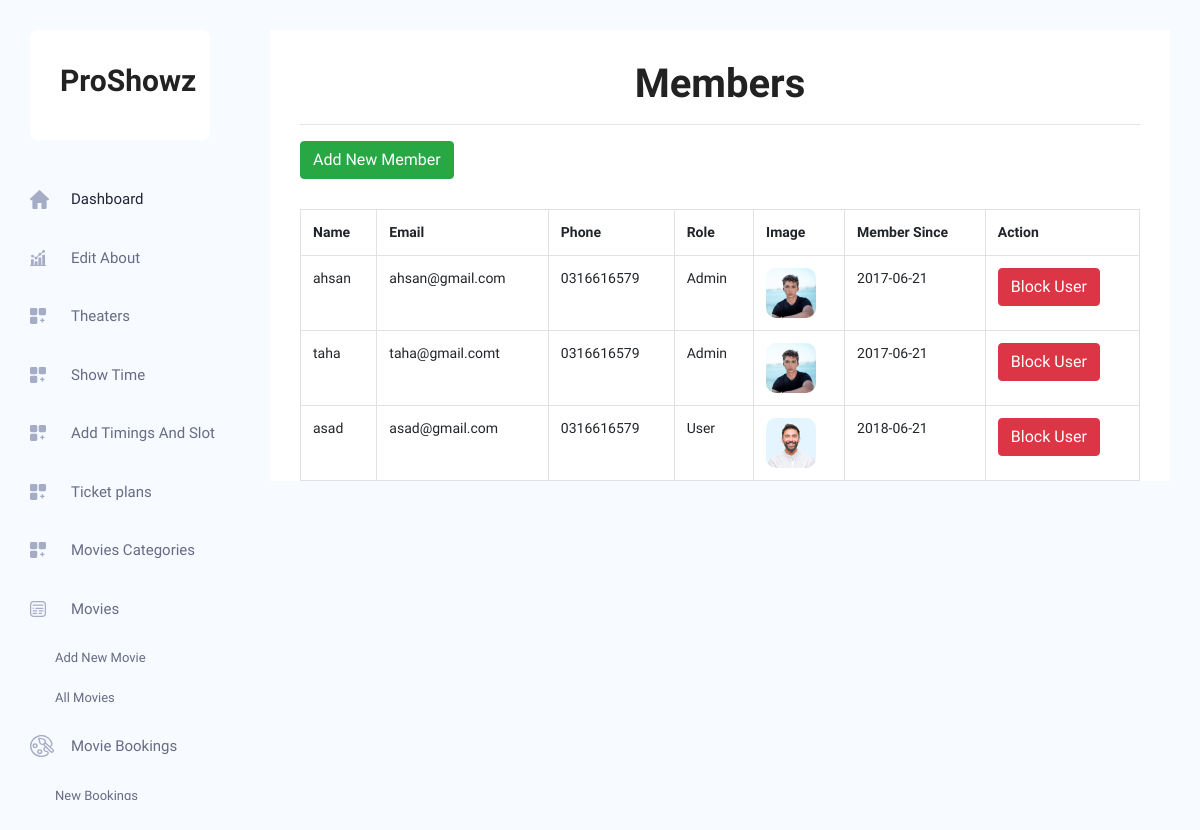
The app's page /all_member.php with its own data.
### tables this page shows
CREATE TABLE `users` (
  `user_id` int(11) NOT NULL,
  `username` varchar(50) NOT NULL,
  `email` varchar(50) NOT NULL,
  `phone` varchar(50) NOT NULL,
  `password` varchar(50) NOT NULL,
  `c_password` varchar(50) NOT NULL,
  `role` int(11) NOT NULL,
  `user_image` varchar(50) NOT NULL,
  `member_since` date NOT NULL,
  `status` varchar(50) NOT NULL
);

### all_member.php (the view, shortened to what this page needs)
<?php
include('header.php');
include('connection.php');
$query=mysqli_query($conn,"SELECT * FROM `users` WHERE `status` = 'active' ");
?>
<body class="crm_body_bg">
<section class="main_content dashboard_part">
        <div class="main_content_iner ">
            <div class="container plr_30 body_white_bg pt_30">
            <div>
            <h1 class="text-center" style="font-size:40px;">Members</h1>
            <hr>
        </div>
<div>
    <a href="add_member.php" class="btn btn-success">Add New Member</a>
</div>
        <table class='table table-hover table-stripped table-bordered' style="margin-top:30px;">
            <tr>
                <th>Name</th>
                <th>Email</th>
                <th>Phone</th>
                <th>Role</th>
                <th>Image</th>
                <th>Member Since</th>
                <th>Action</th>
            </tr>
        <?php
        if ($query!=null) {
while ($row=mysqli_fetch_array($query)) {
    ?>
    <tr>
    <td><?php echo $row[1] ?></td>
    <td><?php echo $row[2] ?></td>
    <td><?php echo $row[3] ?></td>
<?php
if ($row[6]== 1) {
 ?>
<td><?php echo "User" ?></td>
<?php
}
else {
    ?>
<td><?php echo "Admin" ?></td>
<?php
}
?>
   <td> <img src="<?php echo $row[7]?>" height="50" width="50" style="border-radius:10px;"></td>
    <td><?php echo $row[8] ?></td>
    <td><button type="submit" class="btn btn-danger" data-id="<?php echo $row[0] ?>">Block User</button></td>
    </tr>
    <?php
}
}
else{
    echo '<div class="alert alert-danger text-center">There Is Nothing To show You.</div>';
}
?>
</table>
</div>
</div>
</section>
</body>

### header.php (shortened to what this page needs)
<!DOCTYPE html>
<html lang="zxx">
<head>
    <link rel="stylesheet" href="css/bootstrap.min.css" />
    <link rel="stylesheet" href="vendors/themefy_icon/themify-icons.css" />
    <link rel="stylesheet" href="vendors/swiper_slider/css/swiper.min.css" />
    <link rel="stylesheet" href="vendors/select2/css/select2.min.css" />
    <link rel="stylesheet" href="vendors/niceselect/css/nice-select.css" />
    <link rel="stylesheet" href="vendors/owl_carousel/css/owl.carousel.css" />
    <link rel="stylesheet" href="vendors/gijgo/gijgo.min.css" />
    <link rel="stylesheet" href="vendors/font_awesome/css/all.min.css" />
    <link rel="stylesheet" href="vendors/tagsinput/tagsinput.css" />
    <link rel="stylesheet" href="vendors/datatable/css/jquery.dataTables.min.css" />
    <link rel="stylesheet" href="vendors/datatable/css/responsive.dataTables.min.css" />
    <link rel="stylesheet" href="vendors/datatable/css/buttons.dataTables.min.css" />
    <link rel="stylesheet" href="vendors/text_editor/summernote-bs4.css" />
    <link rel="stylesheet" href="vendors/morris/morris.css">
    <link rel="stylesheet" href="vendors/material_icon/material-icons.css" />
    <link rel="stylesheet" href="css/metisMenu.css">
    <link rel="stylesheet" href="css/style.css" />
    <link rel="stylesheet" href="css/colors/default.css" id="colorSkinCSS">
</head>
<body class="crm_body_bg">
<nav class="sidebar">
    <div class="logo d-flex justify-content-between">
        <a href="index.html"><h2>ProShowz</h2></a>
    </div>
    <ul id="sidebar_menu">
        <li class="mm-active">
          <a class=""  href="index.php">
          <img src="img/menu-icon/1.svg" alt="">
            <span>Dashboard</span>
          </a>
        </li>
        <li class="">
          <a   class="" href="about.php" aria-expanded="false">
            <img src="img/menu-icon/7.svg" alt="">
            <span>Edit About</span>
          </a>
        <li class="">
          <a   class="" href="add_theater.php" aria-expanded="false">
            <img src="img/menu-icon/3.svg" alt="">
            <span>Theaters </span>
          </a>
          <li class="">
          <a   class="" href="movie_by_theater.php" aria-expanded="false">
            <img src="img/menu-icon/3.svg" alt="">
            <span>Show Time </span>
          </a>
          <li class="">
          <a   class="" href="timing_slot.php" aria-expanded="false">
            <img src="img/menu-icon/3.svg" alt="">
            <span>Add Timings And Slot </span>
          </a>
          <li class="">
          <a   class="" href="ticket_plan.php" aria-expanded="false">
            <img src="img/menu-icon/3.svg" alt="">
            <span>Ticket plans </span>
          </a>
        <li class="">
          <a   class="" href="category.php" aria-expanded="false">
            <img src="img/menu-icon/3.svg" alt="">
            <span>Movies Categories</span>
          </a>
          <li class="">
          <a   class="has-arrow" href="#" aria-expanded="false">
            <img src="img/menu-icon/2.svg" alt="">
            <span>Movies</span>
          </a>
          <ul>
            <li><a href="movies.php">Add New Movie</a></li>
            <li><a href="all_movies.php">All Movies</a></li>
          </ul>
        </li>
        <li class="">
          <a   class="has-arrow" href="#" aria-expanded="false">
            <img src="img/menu-icon/5.svg" alt="">
            <span>Movie Bookings</span>
          </a>
          <ul>
            <li><a href="new_booking.php">New Bookings</a></li>
          </ul>
        </li>
      </ul>
</nav>
</body>

### records on screen
users: username "ahsan", email "ahsan@gmail.com", phone "0316616579", role "Admin", user_image (picture), member_since "2017-06-21"
users: username "taha", email "taha@gmail.comt", phone "0316616579", role "Admin", user_image (picture), member_since "2017-06-21"
users: username "asad", email "asad@gmail.com", phone "0316616579", role "User", user_image (picture), member_since "2018-06-21"
